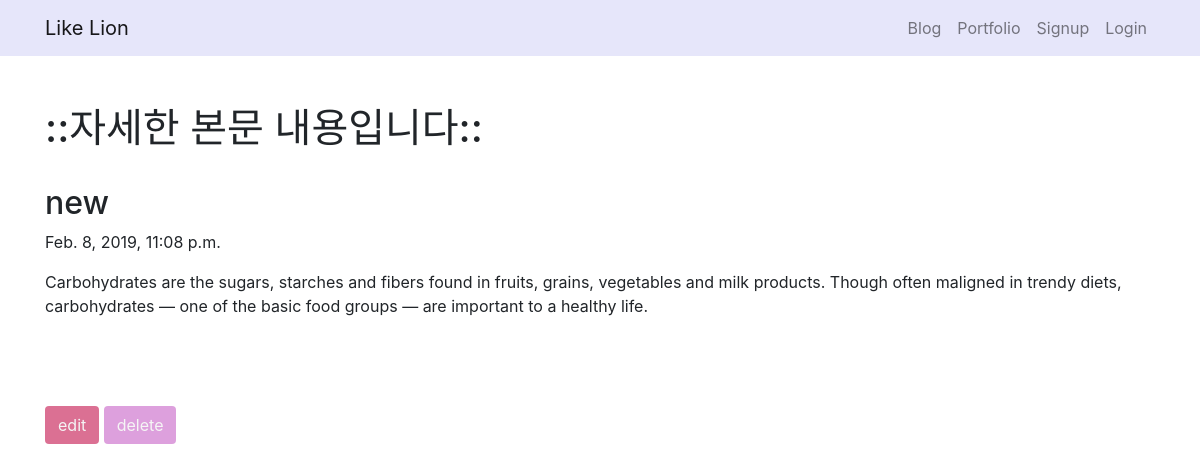
The page /blogapp/4 on the database its author committed.
### blogapp/models.py (models this page shows, shortened)
class Blogapp(models.Model):
    title = models.CharField(max_length=200)
    pub_date = models.DateTimeField('date published')
    body = models.TextField()

### blogapp/views.py (the view)
# urls.py: path('blogapp/<int:blog_id>', blogapp.views.detail, name="detail"),
def detail(request, blog_id):
    blog_detail = get_object_or_404(Blogapp, pk = blog_id )
    return render(request, 'detail.html',{'blogapp': blog_detail})

### blogapp/templates/detail.html
{% extends 'base.html' %}
{% block contents %}
    <br><br>
    <div class="container">
        <h1>::자세한 본문 내용입니다::</h1>
        <br>
        <h2>{{blogapp.title}}</h2>
        <p>{{blogapp.pub_date}}</p>
        <p>{{blogapp.body}}</p>
        <br><br><br>
        <a href="{% url 'edit' blogapp.id %}" type="button" class="btn" style="background-color: palevioletred; color:whitesmoke">edit</a>
        <a href="{% url 'destroy' blogapp.id %}" type="button" class="btn" style="background-color: plum; color:whitesmoke">delete</a>
    </div>
{% endblock %}

### rows shown on the page
Blogapp: title "new", pub_date "Feb. 8, 2019, 11:08 p.m.", body "Carbohydrates are the sugars, starches and fibers found in fruits, grains, vegetables and milk products. Though often maligned in trendy diets, carbohydrates — one of the basic food groups — are important to a healthy life."
